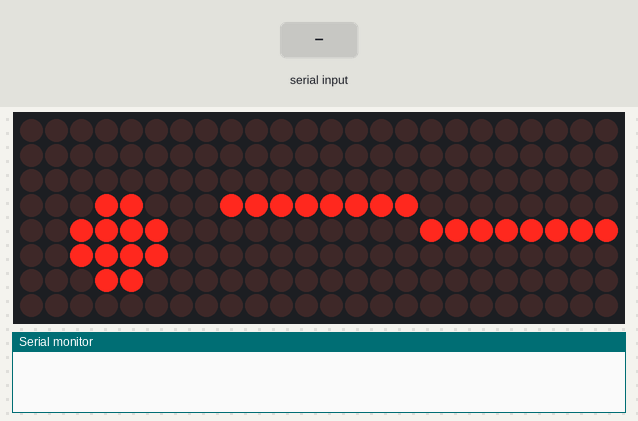
Simulated run of this sketch. Board: Arduino Uno, built with avr-gcc and run on an emulated ATmega328P. On the bench: 24×8 LED matrix, the last lines printed to the serial monitor. The inputs (shaded band) are chosen by the test bench.

Above: at 1.2 s.
1.3 s: "h\n" received over Serial
At 1.5 s:
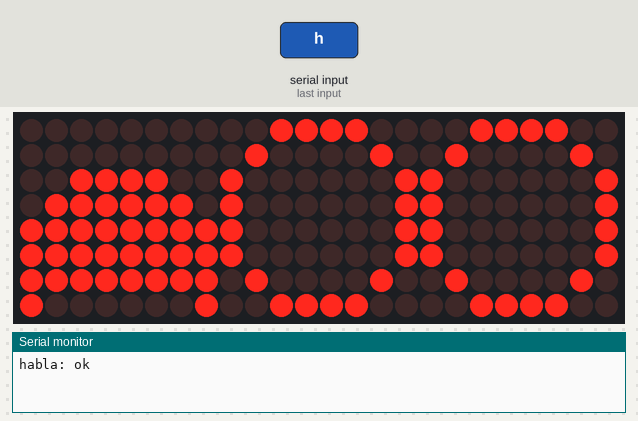
3.6 s: byte 97 ('a') received over Serial
At 4.9 s:
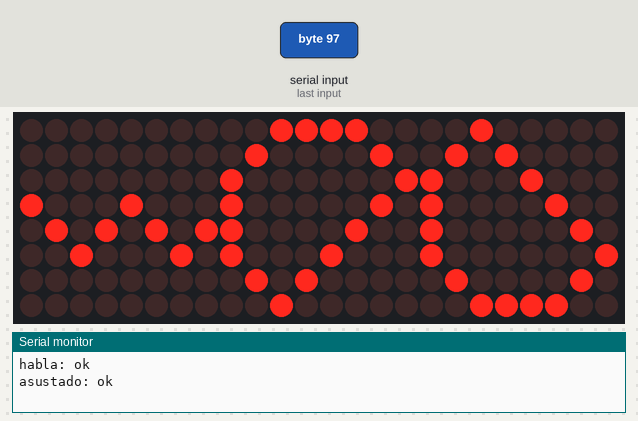
6.6 s: byte 110 ('n') received over Serial
At 7.5 s:
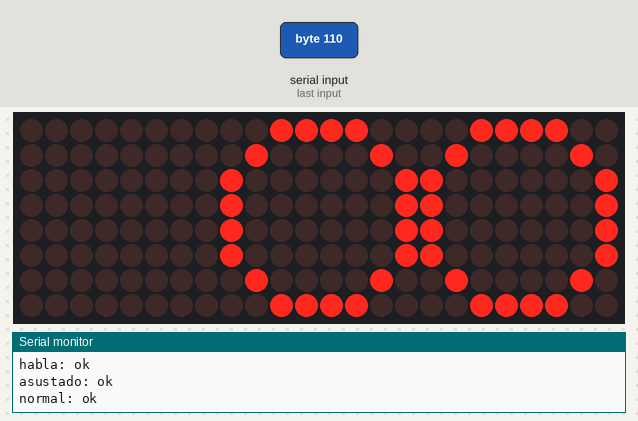
9.6 s: byte 107 ('k') received over Serial
At 10.3 s:
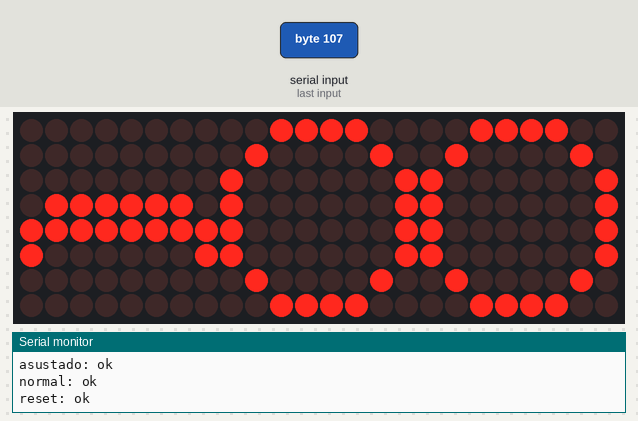
12.6 s: byte 116 ('t') received over Serial
At 13.3 s:
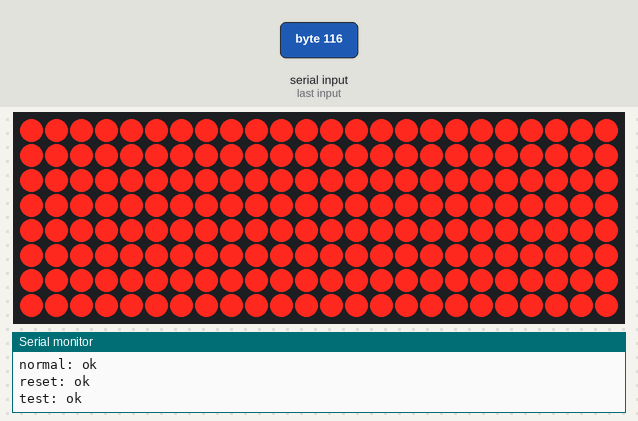
14.1 s: byte 118 ('v') received over Serial
At 15.0 s:
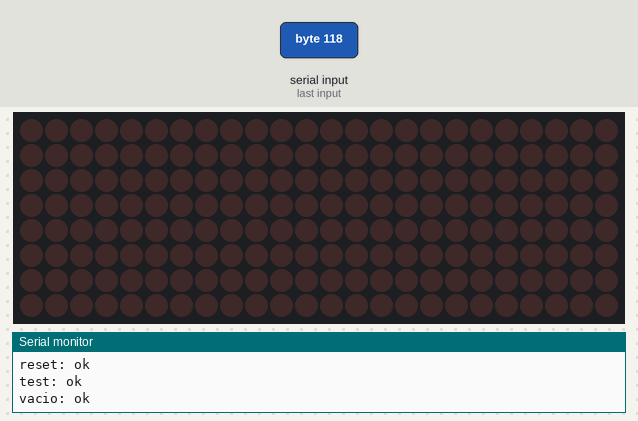
Timing chart, 0 to 16.7 s (numbered marks = the images above; inputs shaded):
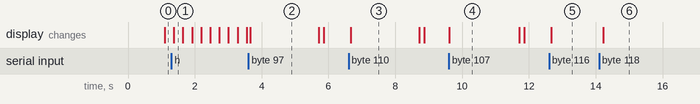

Measured:
- after the input at 1.3 s, the display: changes after 0.07 s (image 1)
- after the input at 3.6 s, the display: changes after 0.06 s (image 2)
- after the input at 6.6 s, the display: changes after 0.07 s (image 3)
- after the input at 9.6 s, the display: changes at once (image 4)
- after the input at 12.6 s, the display: changes after 0.07 s (image 5)
- after the input at 14.1 s, the display: changes after 0.12 s (image 6)
- what the display in image 2 shows lasts 2.0 s, from 3.7 s to 5.7 s

The sketch:

matriz_led_8x8.ino
```cpp
#include <LedControl.h>

const int DIN_PIN = 10;
const int CS_PIN = 9;
const int CLK_PIN = 8;

const int matriz_boca = 0;
const int matriz_ojo_der = 1;
const int matriz_ojo_izq = 2;


//==================================================
// MATRIZ 0 : BOCA          (REVES)
// MATRIZ 1 : OJO DERECHO   (REVES)
// MATRIZ 2 : OJO IZQUIERDO (DERECHO)
//==================================================

const uint64_t TEST[] = {
  0xffffffffffffffff,    // LLENO
  0x0000000000000000      // VACIO
};

// AL REVES
const uint64_t OJO_DERECHA[] = {
  0x3c4281818181423c, // ABIERTO
  0x00000000ff000000,  // CERRADO
  0x040a11214181423c  // ASUSTADO / TRISTE
};

// AL DERECHO
const uint64_t OJO_IZQUIERDA[] = {
  0x3c4281818181423c, // ABIERTO
  0x000000ff00000000,  // CERRADO
  0x3c42814121110a04 // ASUSTADO / TRISTE
};

// AL REVES
const uint64_t BOCA[] = {
  0x000081ff7e000000,   // 0 - sonrisa
  0x0000181800000000,   // 1 - dormir 1
  0x00183c3c18000000,   // 2 - dormir 2
  0x81ffffff7e3c0000,    // 3 - boca abierta
  0x000044aa11000000  // asustado
};

LedControl display = LedControl(DIN_PIN, CLK_PIN, CS_PIN, 3);


unsigned int iCara=1;
unsigned int iPaso=0;

const int iCaraDuerme = 1;
const int iCaraSonrie = 2;
const int iCaraHabla = 3;
const int iCaraTest=4;
const int iCaraVacio=5;
const int iCaraAsustado = 6;
const int iCaraNormal=7;


bool bTemporizador=false;
int iTemporizador = 1000;
unsigned long TiempoInicioTemporizador = 0;

//============================================================================
// FUNCION GENERICA : ESPERA
//============================================================================
// Espera en Milisegundos, leyendo el serial por si recibimos cualquier orden
//============================================================================
//bool Espera(int iMiliSegundos)
//{
//  int iiCara=iCara;
//  unsigned long inicio, fin, transcurrido;
//  inicio = millis();
//  fin = inicio + iMiliSegundos;
//  transcurrido = 0;
//  while (transcurrido <= fin && iiCara==iCara)
//  {
//    transcurrido = millis();
//    Serial_Lee();
//  }
//  return true;
//}

//============================================================================
//============================================================================
void InicializaTemporizador(int iTiempo)
{
  iTemporizador=iTiempo;
  bTemporizador=true;
  TiempoInicioTemporizador=millis();
}

//============================================================================
// Espera no bliqueante del loop
//============================================================================
bool Esperar()
{
    if (millis() >= TiempoInicioTemporizador+iTemporizador)
    {
      // Fin periodo
      iTemporizador=0;
      bTemporizador=false;
    }

    return !bTemporizador;
}

//=================================================================
//=================================================================
void setup() {
  Serial.begin(9600);

  for (int i = 0; i < 3; i++) {
    display.clearDisplay(i);
    display.shutdown(i, false);
    display.setIntensity(i, 1);
  }

  iCara= iCaraDuerme; // Dormido
}

//=================================================================
//=================================================================
void PintaIcono(int iPanel, uint64_t image) {
  for (int i = 0; i < 8; i++) {
    byte row = (image >> i * 8) & 0xFF;
    for (int j = 0; j < 8; j++) {
      display.setLed( iPanel, i, j, bitRead(row, j));
    }
  }
}

//============================================================================
// BUCLE INFINITO
//============================================================================
void loop()
{
 Serial_Lee();
 PintaCara();
}

//============================================================================
//============================================================================
void PintaCara()
{
    switch (iCara) {
      case iCaraDuerme: duerme(); break;
      case iCaraSonrie: sonrie(); break;
      case iCaraHabla: habla(); break;
      case iCaraTest: test(); break;
      case iCaraVacio: vacio(); break;
      case iCaraAsustado: asustado(); break;
      case iCaraNormal: normal(); break;
      break;
    }
}

//=======================================================================
// SI leemos algo entendible del serial, mandamos la orden determinada
//=======================================================================
void Serial_Lee()
{
  int iiCara=0;

    //si existe datos disponibles los leemos
  if (Serial.available()>0){
    //leemos la opcion enviada
    char TeclaApretada=Serial.read();
    switch (TeclaApretada) {
      case 'k': Serial.println("reset: ok");    iiCara=iCaraSonrie;   break; // reset: sonrie
      case 's': Serial.println("sonrie: ok");   iiCara=iCaraSonrie;   break; // sonrie
      case 'h': Serial.println("habla: ok");    iiCara=iCaraHabla;    break; // habla
      case 'd': Serial.println("duerme: ok");   iiCara=iCaraDuerme;   break; // duerme
      case 't': Serial.println("test: ok");     iiCara=iCaraTest;     break; // test
      case 'v': Serial.println("vacio: ok");    iiCara=iCaraVacio;    break; // vacio
      case 'a': Serial.println("asustado: ok"); iiCara=iCaraAsustado; break; // asustado
      case 'n': Serial.println("normal: ok");   iiCara=iCaraNormal;   break; // normal
    }
    if (iiCara!=0 && iiCara!=iCara)
      {
        iCara=iiCara;
        iPaso=0;
        bTemporizador=false;
      }
  }
}

//=======================================================================
void test()
{
   PintaIcono(matriz_ojo_der, TEST[0]);
   PintaIcono(matriz_ojo_izq, TEST[0]);
   PintaIcono(matriz_boca, TEST[0]);
}

void vacio()
{
   PintaIcono(matriz_ojo_der, TEST[1]);
   PintaIcono(matriz_ojo_izq, TEST[1]);
   PintaIcono(matriz_boca, TEST[1]);
}

//=======================================================================
//=======================================================================
void habla()
{
    if (bTemporizador)
  {
    bool bFin=Esperar();
    if (bFin) {iPaso++; if (iPaso>11) iPaso=1;}
  }
  else
  {
    if (iPaso==0) habla_start();
    if (iPaso==11) habla_4();
    if (iPaso==10) habla_2();
    if (iPaso==9) habla_3();
    if (iPaso==8) habla_2();
    if (iPaso==7) habla_3();
    if (iPaso==6) habla_2();
    if (iPaso==5) habla_3();
    if (iPaso==4) habla_2();
    if (iPaso==3) habla_3();
    if (iPaso==2) habla_2();
    if (iPaso==1) habla_1();
  }

}

void habla_start()
{
  iPaso=1;
}

void habla_1()
{
  PintaIcono(matriz_boca, BOCA[3]);
  // PARPADEO
  PintaIcono(matriz_ojo_der, OJO_DERECHA[0]);
  PintaIcono(matriz_ojo_izq, OJO_IZQUIERDA[0]);
  InicializaTemporizador(250);
}

void habla_2()
{
  PintaIcono(matriz_boca, BOCA[0]);
  InicializaTemporizador(250);
}

void habla_3()
{
  PintaIcono(matriz_boca, BOCA[3]);
  InicializaTemporizador(250);
}

void habla_4()
{
  PintaIcono(matriz_ojo_der, OJO_DERECHA[1]);
  PintaIcono(matriz_ojo_izq, OJO_IZQUIERDA[1]);
  InicializaTemporizador(100);
}

//=======================================================================
//=======================================================================
void duerme()
{
  if (bTemporizador)
  {
    bool bFin=Esperar();
    if (bFin) {iPaso++; if (iPaso>2) iPaso=1;}
  }
  else
  {
    if (iPaso==0) duerme_start();
    if (iPaso==2) duerme_2();
    if (iPaso==1) duerme_1();
  }
}

void duerme_start()
{
  PintaIcono(matriz_ojo_der, OJO_DERECHA[1]);
  PintaIcono(matriz_ojo_izq, OJO_IZQUIERDA[1]);
 iPaso=1;
}

void duerme_1()
{
  PintaIcono(matriz_boca, BOCA[1]);
  InicializaTemporizador(1000);
}

void duerme_2()
{
  PintaIcono(matriz_boca, BOCA[2]);
  InicializaTemporizador(1000);
}

//=======================================================================
//=======================================================================
void sonrie() {
  if (bTemporizador)
  {
    bool bFin=Esperar();
    if (bFin) {iPaso++; if (iPaso>2) iPaso=1;}
  }
  else
  {
    if (iPaso==0) sonrie_start();
    if (iPaso==2) sonrie_2();
    if (iPaso==1) sonrie_1();
  }
}

void sonrie_start()
{
  PintaIcono(matriz_boca, BOCA[0]);
  iPaso=1;
}

void sonrie_1()
{
  // PARPADEO
  PintaIcono(matriz_ojo_der, OJO_DERECHA[0]);
  PintaIcono(matriz_ojo_izq, OJO_IZQUIERDA[0]);
  InicializaTemporizador(2000);
}

void sonrie_2()
{
  PintaIcono(matriz_ojo_der, OJO_DERECHA[1]);
  PintaIcono(matriz_ojo_izq, OJO_IZQUIERDA[1]);
  InicializaTemporizador(100);
}


//=======================================================================
//=======================================================================
void normal() {
  if (bTemporizador)
  {
    bool bFin=Esperar();
    if (bFin) {iPaso++; if (iPaso>2) iPaso=1;}
  }
  else
  {
    if (iPaso==0) normal_start();
    if (iPaso==2) normal_2();
    if (iPaso==1) normal_1();
  }
}

void normal_start()
{
  PintaIcono(matriz_boca, TEST[1]); // sin boca
  iPaso=1;
}

void normal_1()
{
  // PARPADEO
  PintaIcono(matriz_ojo_der, OJO_DERECHA[0]);
  PintaIcono(matriz_ojo_izq, OJO_IZQUIERDA[0]);
  InicializaTemporizador(2000);
}

void normal_2()
{
  PintaIcono(matriz_ojo_der, OJO_DERECHA[1]);
  PintaIcono(matriz_ojo_izq, OJO_IZQUIERDA[1]);
  InicializaTemporizador(100);
}

//=======================================================================
//=======================================================================
void asustado() {

if (bTemporizador)
{
  bool bFin=Esperar();
  if (bFin) {iPaso++; if (iPaso>2) iPaso=1;}
}
else
{

 if (iPaso==0) asustado_start();
 if (iPaso==2) asustado_2();
 if (iPaso==1) asustado_1();
}
}

void asustado_start()
{
  PintaIcono(matriz_boca, BOCA[4]);
  iPaso=1;
}

void asustado_1()
{
  // PARPADEO
  PintaIcono(matriz_ojo_der, OJO_DERECHA[2]);
  PintaIcono(matriz_ojo_izq, OJO_IZQUIERDA[2]);
  InicializaTemporizador(2000);
}


void asustado_2()
{
  PintaIcono(matriz_ojo_der, OJO_DERECHA[1]);
  PintaIcono(matriz_ojo_izq, OJO_IZQUIERDA[1]);
  InicializaTemporizador(100);
}
```
